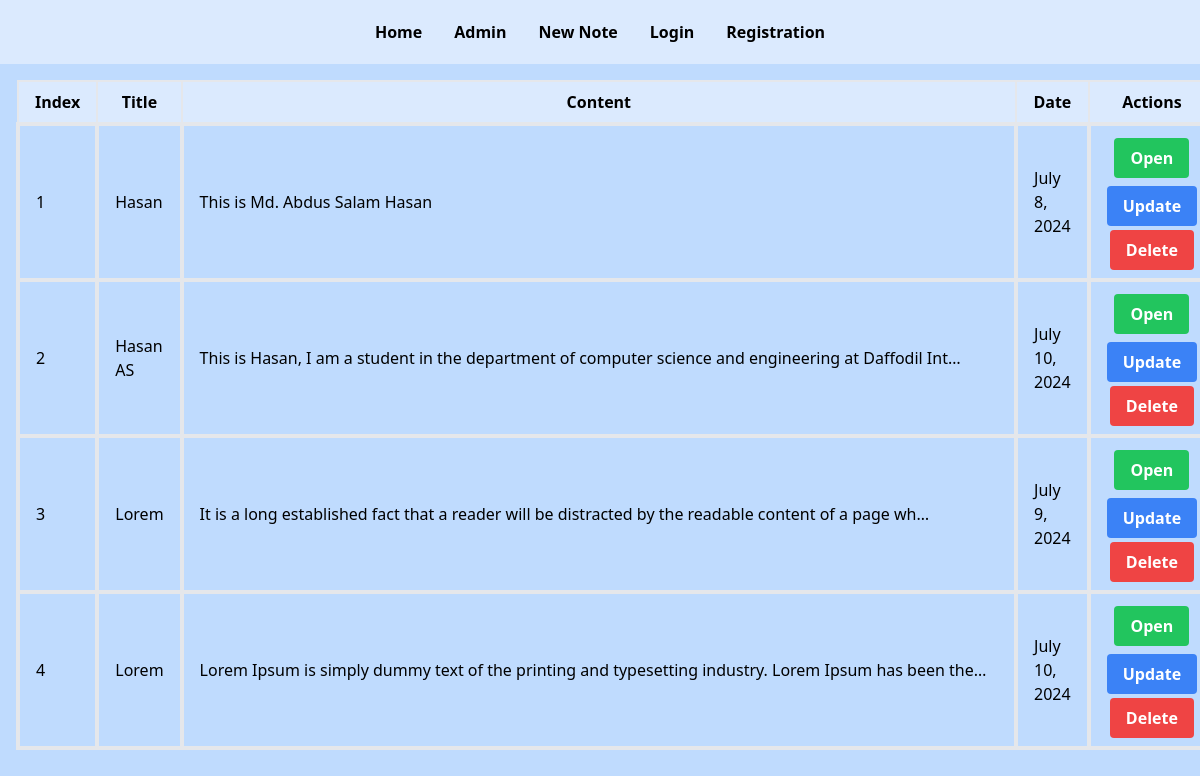
Before: / with the older database file.
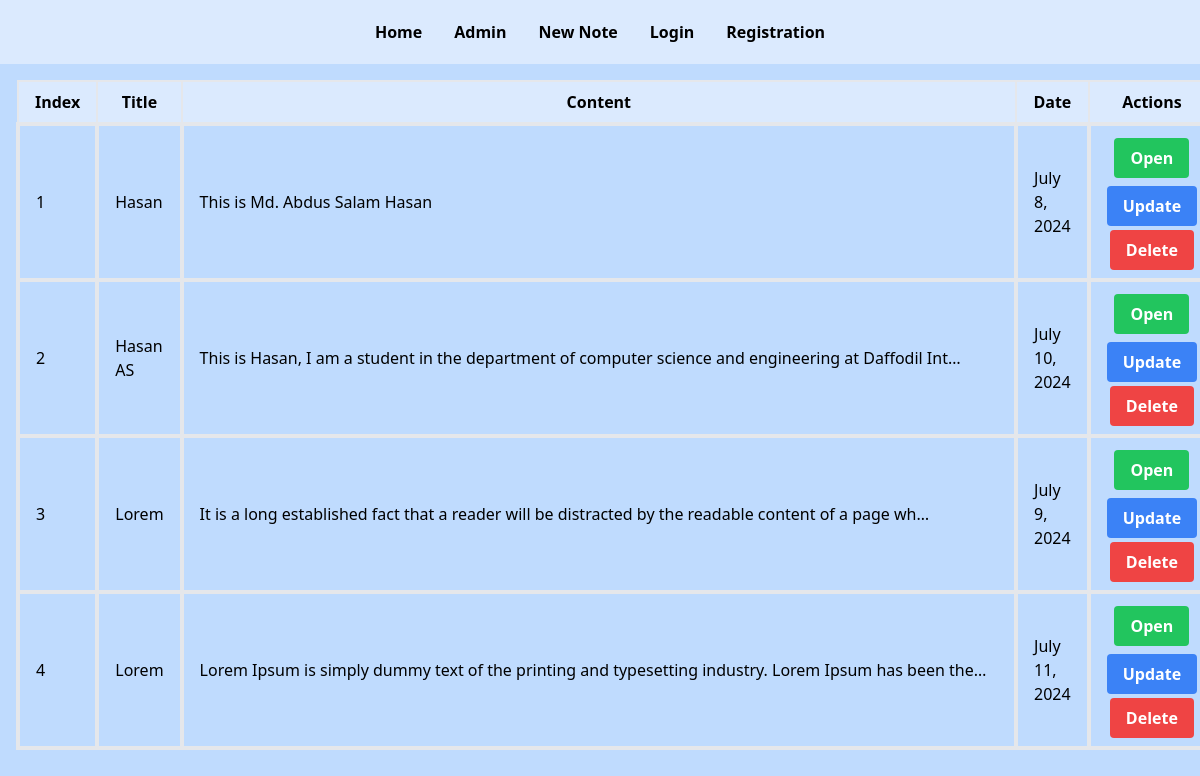
After: the same page with the newer database file.
### main/models.py (models this page shows, shortened)
class Notes(models.Model):
    title = models.CharField(max_length=20, blank=False, null=False)
    content = HTMLField()
    create_date = models.DateField(blank=True)
    update_date = models.DateField(blank=True, null=True)

### main/views.py (the view)
# urls.py: 2. Add a URL to urlpatterns:  path('', views.home, name='home')
def home(request):
    notes = Notes.objects.all()
    context = {
        "notes": notes
    }
    return render(request, 'home.html', context)

### main/templates/home.html (shortened to what this page needs)
{% extends "base.html" %}
{% load static %}
{% block content %}
<div class="main p-4 items-center justify-center">
    <table class="border-collapse">
        <thead>
            <tr class="bg-blue-100">
                <th class="border-2 px-4 py-2">Index</th>
                <th class="border-2 px-4 py-2">Title</th>
                <th class="border-2 px-96 py-2">Content</th>
                <th class="border-2 px-4 py-2">Date</th>
                <th class="border-2 px-4 py-2">Actions</th>
            </tr>
        </thead>
        <tbody>
             {% for note in notes %}
            <tr>
                <td class="border-4 px-4 py-2">{{forloop.counter}}</td>
                <td class="border-4 px-4 py-2">{{note.title}}</td>
                <td class="border-4 px-4 py-2">{{note.content | striptags | truncatechars:100 }}</td>
                <td class="border-4 px-4 py-2">{{note.create_date}}</td>
                <td class="border-4 px-4 py-2">
                    <div class="justify-between text-center">
                        <form action="{% url 'show' note.id %}" method="get" style="display: inline;">
                            <button type="submit" class="bg-green-500 hover:bg-green-700 text-white font-bold px-4 py-2 rounded my-1">Open</button>
                        </form>
                        <form action="{% url 'update_note' note.id %}" method="get" style="display: inline;">
                            <button class="bg-blue-500 hover:bg-blue-700 text-white font-bold py-2 px-4 rounded my-1">Update</button>
                        </form>
                        <form action="{% url 'delete_note' note.id %}" method="post" style="display: inline;">
                            <button type="submit" class="bg-red-500 hover:bg-red-700 text-white font-bold px-4 py-2 rounded">Delete</button>
                        </form>
                    </div>
                </td>
            </tr>
            {% endfor %}
        </tbody>
    </table>
</div>
{% endblock content %}

Changed rows visible on the page:
changed Notes: create_date "July 10, 2024" → "July 11, 2024"
